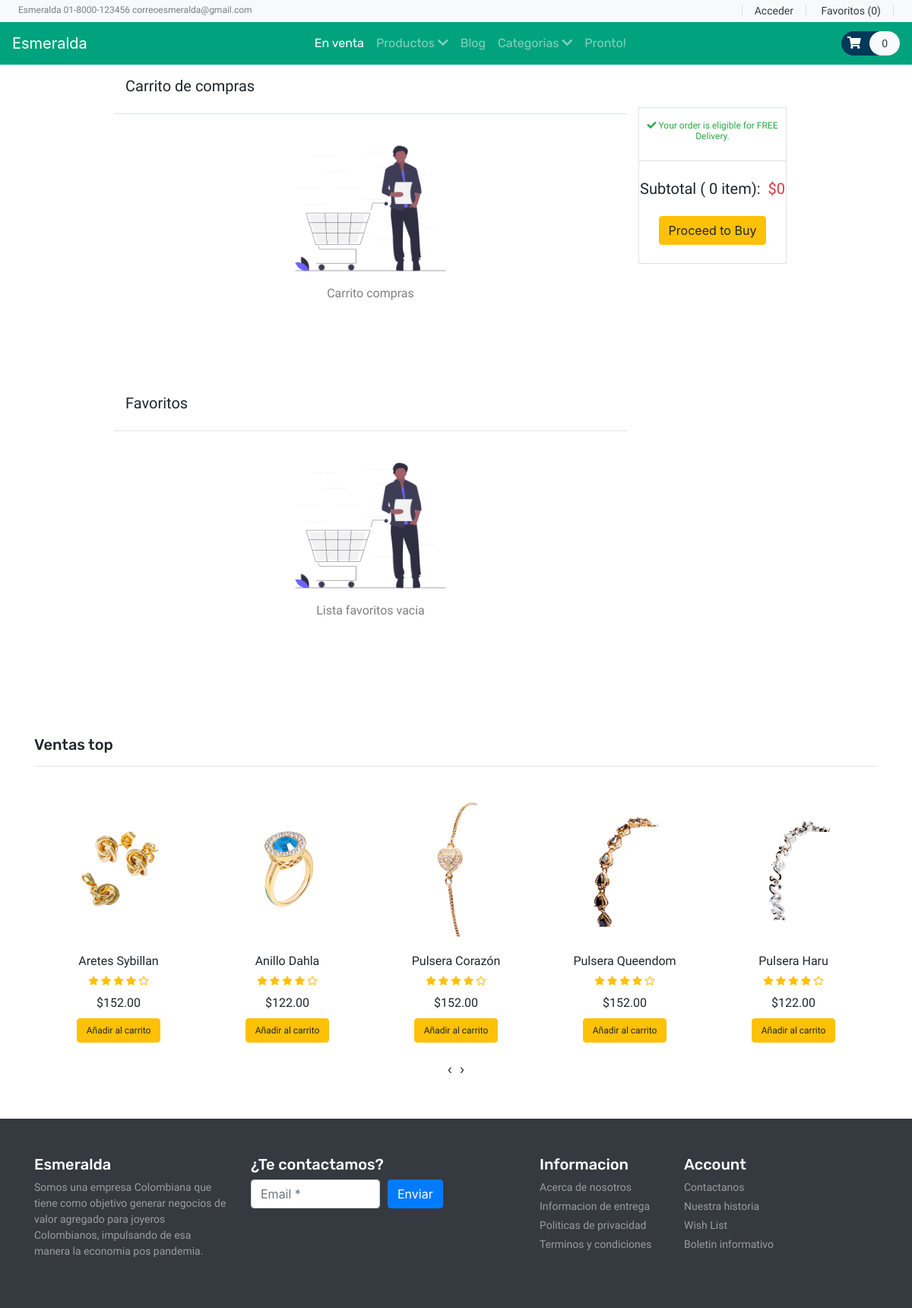
Page /cart.php on the earlier database version.
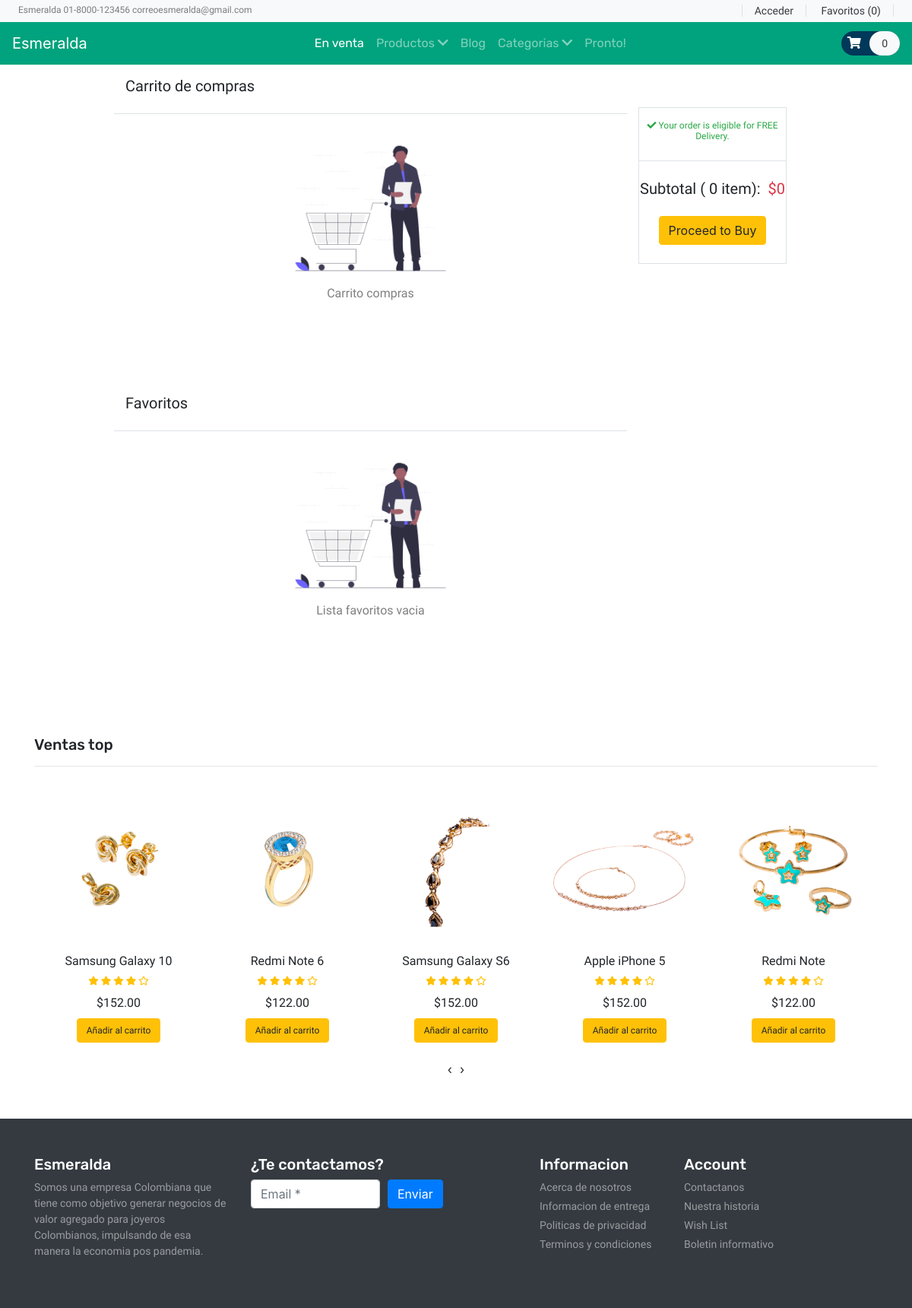
Same page on the later database version.
### tables this page shows
CREATE TABLE `product` (
  `item_id` int(11) NOT NULL,
  `item_brand` varchar(200) NOT NULL,
  `item_name` varchar(255) NOT NULL,
  `item_price` double(10,2) NOT NULL,
  `item_image` varchar(255) NOT NULL,
  `item_register` datetime DEFAULT NULL
);

### cart.php (called while the page is built, shortened)
<?php
include ('header.php');
?>
<?php
        count($product->getData('cart')) ? include ('Template/_cart-template.php') :  include ('Template/notFound/_cart_notFound.php');
        count($product->getData('wishlist')) ? include ('Template/_wishilist_template.php') :  include ('Template/notFound/_wishlist_notFound.php');
        include ('Template/_top-sale.php');
?>
<?php
include ('footer.php');
?>

### database/DBController.php (called while the page is built, shortened)
<?php
class DBController
{
    protected $host = 'localhost';
    protected $user = 'root';
    protected $password = '';
    protected $database = "shopee";
    public function __construct()
    {
        $this->con = mysqli_connect($this->host, $this->user, $this->password, $this->database);
    }
}

### functions.php (called while the page is built)
<?php
require ('database/DBController.php');
require ('database/Product.php');
require ('database/Cart.php');
$db = new DBController();
$product = new Product($db);
$product_shuffle = $product->getData();
$Cart = new Cart($db );

### database/Product.php (called while the page is built, shortened)
<?php
class Product
{
    public $db = null;
    public function __construct(DBController $db)
    {
        $this->db = $db;
    }
    public function getData($table = 'product'){
        $result = $this->db->con->query("SELECT * FROM {$table}");
        $resultArray = array();
        while ($item = mysqli_fetch_array($result, MYSQLI_ASSOC)){
            $resultArray[] = $item;
        }
        return $resultArray;
    }
}

### Template/_top-sale.php (the view, shortened to what this page needs)
<?php
    shuffle($product_shuffle);
?>
<section id="top-sale">
    <div class="container py-5">
        <h4 class="font-rubik font-size-20">Ventas top</h4>
        <hr>
        <div class="owl-carousel owl-theme">
            <?php foreach ($product_shuffle as $item) { ?>
            <div class="item py-2">
                <div class="product font-rale">
                    <a href="<?php printf('%s?item_id=%s', 'product.php',  $item['item_id']); ?>"><img src="<?php echo $item['item_image'] ?? "./assets/products/1.png"; ?>" alt="product1" class="img-fluid"></a>
                    <div class="text-center">
                        <h6><?php echo  $item['item_name'] ?? "Unknown";  ?></h6>
                        <div class="rating text-warning font-size-12">
                            <span><i class="fas fa-star"></i></span>
                            <span><i class="fas fa-star"></i></span>
                            <span><i class="fas fa-star"></i></span>
                            <span><i class="fas fa-star"></i></span>
                            <span><i class="far fa-star"></i></span>
                        </div>
                        <div class="price py-2">
                            <span>$<?php echo $item['item_price'] ?? '0' ; ?></span>
                        </div>
                        <form method="post">
                            <?php
                            if (in_array($item['item_id'], $Cart->getCartId($product->getData('cart')) ?? [])){
                                echo '<button type="submit" disabled class="btn btn-success font-size-12">Ya esta en el carrito</button>';
                            }else{
                                echo '<button type="submit" name="top_sale_submit" class="btn btn-warning font-size-12">Añadir al carrito</button>';
                            }
                            ?>
                        </form>
                    </div>
                </div>
            </div>
            <?php }  ?>
        </div>
    </div>
</section>

### header.php (shortened to what this page needs)
<!DOCTYPE html>
<html lang="en">
<head>
    <link rel="stylesheet" href="https://stackpath.bootstrapcdn.com/bootstrap/4.4.1/css/bootstrap.min.css">
    <link rel="stylesheet" href="https://cdnjs.cloudflare.com/ajax/libs/OwlCarousel2/2.3.4/assets/owl.carousel.min.css" />
    <link rel="stylesheet" href="https://cdnjs.cloudflare.com/ajax/libs/OwlCarousel2/2.3.4/assets/owl.theme.default.min.css" />
    <link rel="stylesheet" href="https://cdnjs.cloudflare.com/ajax/libs/font-awesome/5.13.0/css/all.min.css" />
    <link rel="stylesheet" href="style.css">
    <?php
    require ('functions.php');
    ?>
</head>
<body>
<header id="header">
    <div class="strip d-flex justify-content-between px-4 py-1 bg-light">
        <p class="font-rale font-size-12 text-black-50 m-0">Esmeralda 01-8000-123456 correoesmeralda@gmail.com</p>
        <div class="font-rale font-size-14">
            <a href="#" class="px-3 border-right border-left text-dark">Acceder</a>
            <a href="#" class="px-3 border-right text-dark">Favoritos (0)</a>
        </div>
    </div>
    <nav class="navbar navbar-expand-lg navbar-dark color-second-bg">
        <a class="navbar-brand" href="index.php">Esmeralda</a>
        <div class="collapse navbar-collapse" id="navbarNav">
            <ul class="navbar-nav m-auto font-rubik">
                <li class="nav-item active">
                    <a class="nav-link" href="#">En venta</a>
                </li>
                <li class="nav-item">
                    <a class="nav-link" href="#">Productos <i class="fas fa-chevron-down"></i></a>
                </li>
                <li class="nav-item">
                    <a class="nav-link" href="#">Blog</a>
                </li>
                <li class="nav-item">
                    <a class="nav-link" href="#">Categorias <i class="fas fa-chevron-down"></i></a>
                </li>
                <li class="nav-item">
                    <a class="nav-link" href="#">Pronto!</a>
                </li>
            </ul>
            <form action="#" class="font-size-14 font-rale">
                <a href="cart.php" class="py-2 rounded-pill color-primary-bg">
                    <span class="font-size-16 px-2 text-white"><i class="fas fa-shopping-cart"></i></span>
                    <span class="px-3 py-2 rounded-pill text-dark bg-light"><?php echo count($product->getData('cart')); ?></span>
                </a>
            </form>
        </div>
    </nav>
</header>
<main id="main-site">

### Template/notFound/_cart_notFound.php
<section id="cart" class="py-3 mb-5">
    <div class="container-fluid w-75">
        <h5 class="font-baloo font-size-20">Carrito de compras</h5>
        <div class="row">
            <div class="col-sm-9">
                    <div class="row border-top py-3 mt-3">
                        <div class="col-sm-12 text-center py-2">
                            <img src="./assets/blog/empty_cart.png" alt="Empty Cart" class="img-fluid" style="height: 200px;">
                            <p class="font-baloo font-size-16 text-black-50">Carrito compras</p>
                        </div>
                    </div>
            </div>
            <div class="col-sm-3">
                <div class="sub-total border text-center mt-2">
                    <h6 class="font-size-12 font-rale text-success py-3"><i class="fas fa-check"></i> Your order is eligible for FREE Delivery.</h6>
                    <div class="border-top py-4">
                        <h5 class="font-baloo font-size-20">Subtotal ( <?php echo isset($subTotal) ? count($subTotal) : 0; ?> item):&nbsp; <span class="text-danger">$<span class="text-danger" id="deal-price"><?php echo isset($subTotal) ? $Cart->getSum($subTotal) : 0; ?></span> </span> </h5>
                        <button type="submit" class="btn btn-warning mt-3">Proceed to Buy</button>
                    </div>
                </div>
            </div>
        </div>
    </div>
</section>

### Template/notFound/_wishlist_notFound.php
<section id="cart" class="py-3 mb-5">
    <div class="container-fluid w-75">
        <h5 class="font-baloo font-size-20">Favoritos</h5>
        <div class="row">
            <div class="col-sm-9">
                <div class="row border-top py-3 mt-3">
                    <div class="col-sm-12 text-center py-2">
                        <img src="./assets/blog/empty_cart.png" alt="Empty Cart" class="img-fluid" style="height: 200px;">
                        <p class="font-baloo font-size-16 text-black-50">Lista favoritos vacia</p>
                    </div>
                </div>
            </div>
        </div>
    </div>
</section>

### footer.php (shortened to what this page needs)
</main>
<footer id="footer" class="bg-dark text-white py-5">
    <div class="container">
        <div class="row">
            <div class="col-lg-3 col-12">
                <h4 class="font-rubik font-size-20">Esmeralda</h4>
                <p class="font-size-14 font-rale text-white-50">Somos una empresa Colombiana que tiene como objetivo generar negocios de valor agregado para joyeros Colombianos, impulsando de esa manera la economia pos pandemia. </p>
            </div>
            <div class="col-lg-4 col-12">
                <h4 class="font-rubik font-size-20">¿Te contactamos?</h4>
                <form class="form-row">
                    <div class="col">
                        <input type="text" class="form-control" placeholder="Email *">
                    </div>
                    <div class="col">
                        <button type="submit" class="btn btn-primary mb-2">Enviar</button>
                    </div>
                </form>
            </div>
            <div class="col-lg-2 col-12">
                <h4 class="font-rubik font-size-20">Informacion</h4>
                <div class="d-flex flex-column flex-wrap">
                    <a href="#" class="font-rale font-size-14 text-white-50 pb-1">Acerca de nosotros</a>
                    <a href="#" class="font-rale font-size-14 text-white-50 pb-1">Informacion de entrega</a>
                    <a href="#" class="font-rale font-size-14 text-white-50 pb-1">Politicas de privacidad</a>
                    <a href="#" class="font-rale font-size-14 text-white-50 pb-1">Terminos y condiciones</a>
                </div>
            </div>
            <div class="col-lg-2 col-12">
                <h4 class="font-rubik font-size-20">Account</h4>
                <div class="d-flex flex-column flex-wrap">
                    <a href="#" class="font-rale font-size-14 text-white-50 pb-1">Contactanos</a>
                    <a href="#" class="font-rale font-size-14 text-white-50 pb-1">Nuestra historia</a>
                    <a href="#" class="font-rale font-size-14 text-white-50 pb-1">Wish List</a>
                    <a href="#" class="font-rale font-size-14 text-white-50 pb-1">Boletin informativo</a>
                </div>
            </div>
        </div>
    </div>
</footer>
</body>
</html>

### style.css (style rules this page uses)
button, button:focus { outline: none !important; box-shadow: none !important; }
.font-baloo { font-family: "Baloo Thambi 2", cursive; }
.font-rale { font-family: "Raleway", cursive; }
.font-rubik { font-family: "Rubik", cursive; }
.font-size-12 { font-size: 12px; }
.font-size-14 { font-size: 14px; }
.font-size-16 { font-size: 16px; }
.font-size-20 { font-size: 20px; }
.color-primary-bg { background: #003859; }
.color-second-bg { background: #00A37D; }

Differences in the rows shown:
removed product: item_image (picture), item_name "Aretes Sybillan", item_price "152.00"
removed product: item_image (picture), item_name "Anillo Dahla", item_price "122.00"
removed product: item_image (picture), item_name "Pulsera Corazón", item_price "152.00"
removed product: item_image (picture), item_name "Pulsera Queendom", item_price "152.00"
removed product: item_image (picture), item_name "Pulsera Haru", item_price "122.00"
added product: item_image (picture), item_name "Samsung Galaxy 10", item_price "152.00"
added product: item_image (picture), item_name "Redmi Note 6", item_price "122.00"
added product: item_image (picture), item_name "Samsung Galaxy S6", item_price "152.00"
added product: item_image (picture), item_name "Apple iPhone 5", item_price "152.00"
added product: item_image (picture), item_name "Redmi Note", item_price "122.00"
